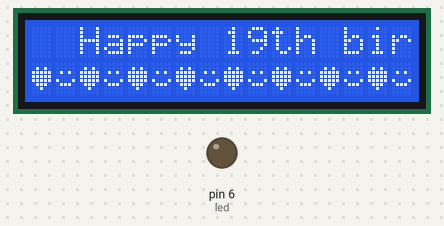
The sketch below on a simulated Arduino Uno, built with avr-gcc and run on an emulated ATmega328P. Parts: 16×2 character LCD, output pins drawn as LEDs (lit = HIGH).

Above: at 0.1 s.
At 2.94 s:
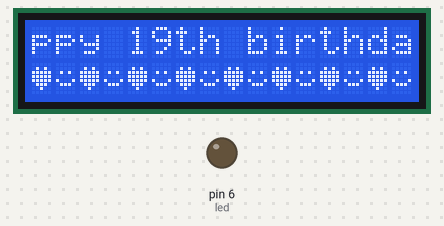
At 4.44 s:
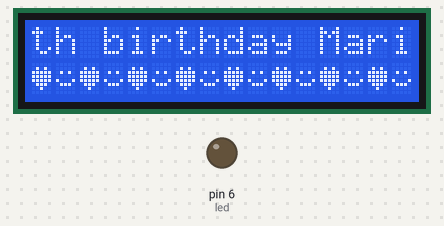
At 5.9 s:
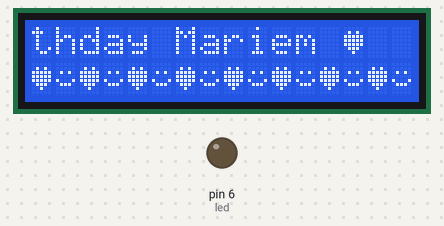
At 8.7 s:
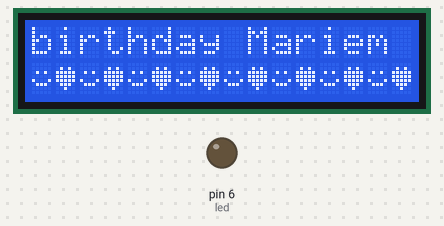
At 11.7 s:
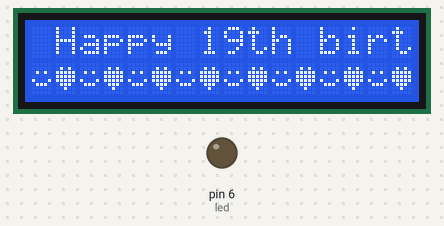

The sketch:

Mariem_s_birthday.ino
```cpp
#include <LiquidCrystal.h>

LiquidCrystal lcd(12, 11, 5, 4, 3, 2);

byte heart[8] =

              {

                0b00000,

                0b01010,

                0b11111,

                0b11111,

                0b11111,

                0b01110,

                0b00100,

                0b00000

              };


byte smile[8] =

              {

                0b00000,

                0b00000,

                0b01010,

                0b00000,

                0b10001,

                0b01110,

                0b00000,

                0b00000

              };

int led = 6;


void setup()

{
  lcd.createChar(1, heart);
  lcd.createChar(2, smile);
  pinMode(led, OUTPUT);
  lcd.begin(16, 2);
  lcd.print("  Happy 19th birthday Mariem ");
  lcd.write(1);
  lcd.print("  ");
  lcd.setCursor(0, 1);

  lcd.write(1);lcd.write(2);lcd.write(1);lcd.write(2);

  lcd.write(1);lcd.write(2);lcd.write(1);lcd.write(2);

  lcd.write(1);lcd.write(2);lcd.write(1);lcd.write(2);

  lcd.write(1);lcd.write(2);lcd.write(1);lcd.write(2);

  lcd.write(1);lcd.write(2);lcd.write(1);lcd.write(2);

  lcd.write(1);lcd.write(2);lcd.write(1);lcd.write(2);

  lcd.write(1);lcd.write(2);lcd.write(1);lcd.write(2);

  lcd.write(1);lcd.write(2);lcd.write(1);lcd.write(2);

}


void loop()

{
    delay(2000);

  for (int i = 0; i < 16; i++) {

    lcd.scrollDisplayLeft();

    delay(250);
  }

  delay(2000);

  for (int i = 0; i < 16; i++) {

    lcd.scrollDisplayRight();

    delay(250);
  }


}
```

Measured:
- by itself, everything shown: repeats every 12.0 s, in 32 steps
- what the display in image 3 shows lasts 2.3 s, from 5.8 s to 8.1 s
